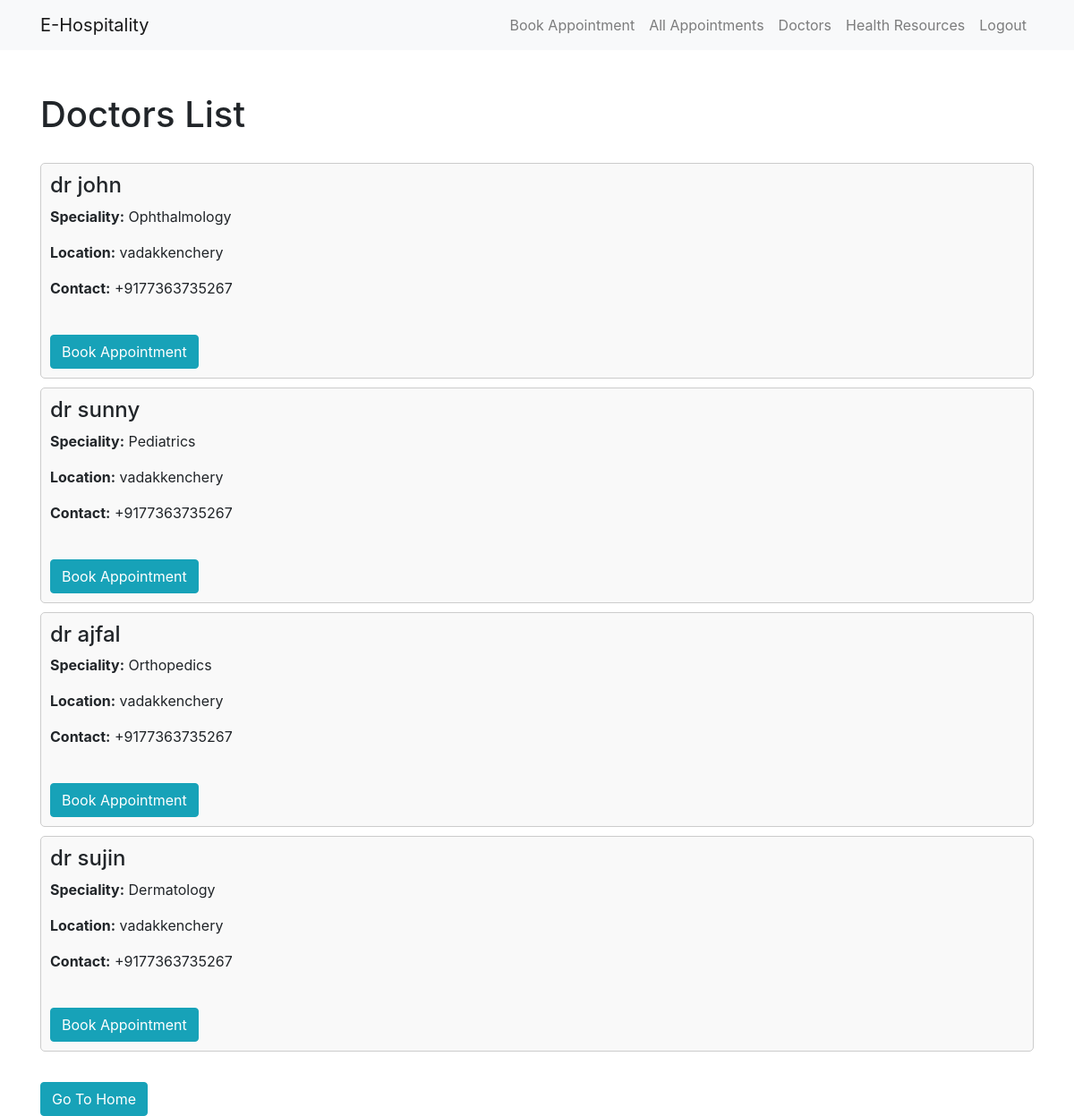
The page /doctors_lsit/ on the database its author committed.
### patient/models.py (models this page shows, shortened)
class Doctor(AbstractBaseUser):
    username = models.CharField(max_length=255, unique=True)
    name = models.CharField(max_length=255)
    speciality = models.CharField(max_length=100)
    location = models.CharField(max_length=100)
    contact = models.CharField(max_length=15)
    USERNAME_FIELD = 'username'
    REQUIRED_FIELDS = ['name', 'speciality', 'location', 'contact']

### patient/views.py (the view)
# urls.py: path('doctors_lsit/', views.doctors_list, name='doctors_list'),
def doctors_list(request):
    doctors = Doctor.objects.all()
    return render(request, 'patient/doctors_list.html', {'doctors': doctors})

### patient/templates/patient/doctors_list.html (shortened to what this page needs)
<!DOCTYPE html>
<html lang="en">
<head>
    <link rel="stylesheet" href="https://stackpath.bootstrapcdn.com/bootstrap/4.5.2/css/bootstrap.min.css">
</head>
<body>
    <nav class="navbar navbar-expand-lg navbar-light bg-light">
        <div class="container">
            <a class="navbar-brand" href="#">E-Hospitality</a>
            <div class="collapse navbar-collapse" id="navbarNav">
                <ul class="navbar-nav ml-auto">
                    <li class="nav-item">
                        <a class="nav-link" href="{% url 'patient:book_appointment' %}">Book Appointment</a>
                    </li>
                    <li class="nav-item">
                        <a class="nav-link" href="{% url 'patient:all_appointments' %}">All Appointments</a>
                    </li>
                    <li class="nav-item">
                        <a class="nav-link" href="{% url 'patient:doctors_list' %}">Doctors</a>
                    </li>
                    <li class="nav-item">
                        <a class="nav-link" href="{% url 'patient:health_resources' %}">Health Resources</a>
                    </li>
                    <li class="nav-item">
                        <a class="nav-link" href="{% url 'patient:logout' %}">Logout</a>
                    </li>
                </ul>
            </div>
        </div>
    </nav>
    <div class="container">
        <h1 class="mt-5 mb-4">Doctors List</h1>
        <div class="doctor-list">
            {% for doctor in doctors %}
            <div class="doctor-card">
                <h4>{{ doctor.name }}</h4>
                <p><strong>Speciality:</strong> {{ doctor.speciality }}</p>
                <p><strong>Location:</strong> {{ doctor.location }}</p>
                <p><strong>Contact:</strong> {{ doctor.contact }}</p>
                <a href="{% url 'patient:book_appointment' %}" class="btn btn-info mt-4">Book Appointment</a>
            </div>
            {% endfor %}
        </div>
        <a href="{% url 'patient:home' %}" class="btn btn-info mt-4">Go To Home</a>
    </div>
</body>
</html>

### patient/templates/patient/doctors_list.html (style rules this page uses)
.doctor-list { margin-top: 30px; }
.doctor-card { border: 1px solid #ccc; border-radius: 5px; padding: 10px; margin-bottom: 10px; background-color: #f9f9f9; }

### rows shown on the page
Doctor: name "dr john", speciality "Ophthalmology", location "vadakkenchery", contact "+9177363735267"
Doctor: name "dr sunny", speciality "Pediatrics", location "vadakkenchery", contact "+9177363735267"
Doctor: name "dr ajfal", speciality "Orthopedics", location "vadakkenchery", contact "+9177363735267"
Doctor: name "dr sujin", speciality "Dermatology", location "vadakkenchery", contact "+9177363735267"
